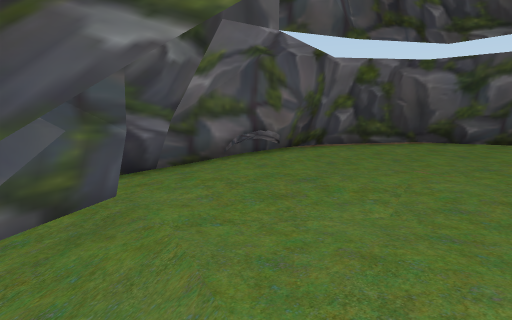
[1] (above)

14 first-person views from a walk through a Unity game level. The camera is 1.4 m above the floor, tilts 8° down and sees 80° across. The floor is counted in squares, 1 m on a side. Each view is taken from the middle of a square. On the plan, view 1 faces up. The plan holds only what a view shows up to about 14 squares ahead; the rest is blank. The place goes on beyond the plan. Some animated figures are left out. Some surface patterns are stand-ins.

[2]
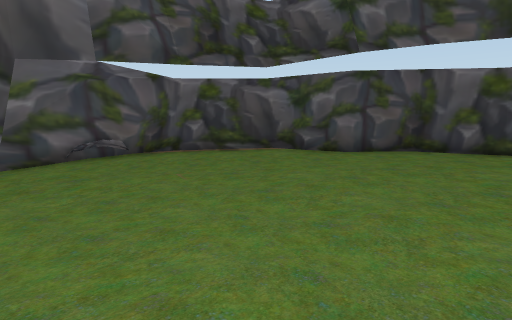

[3]
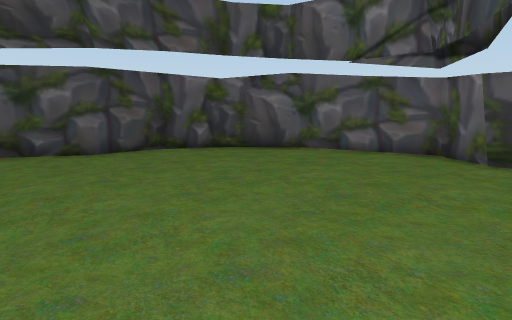

[4]
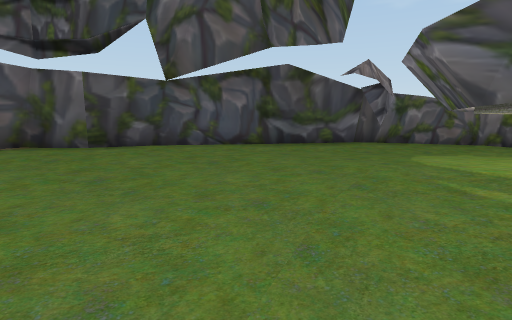

[5]
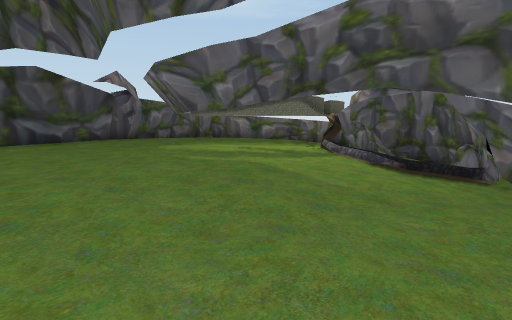

[6]
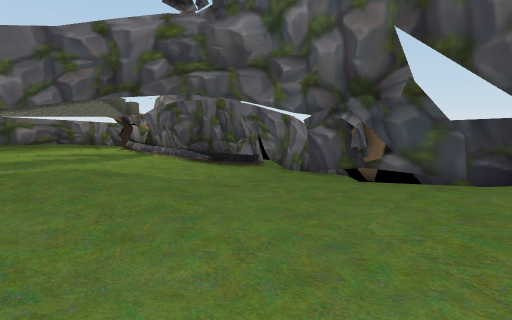

[7]
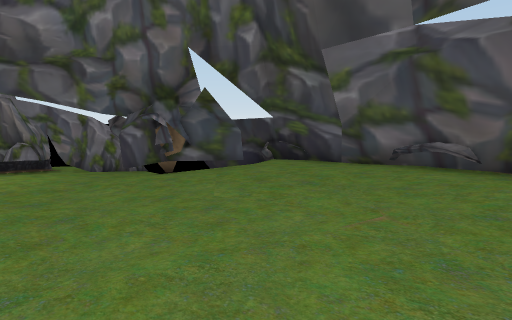

[8]
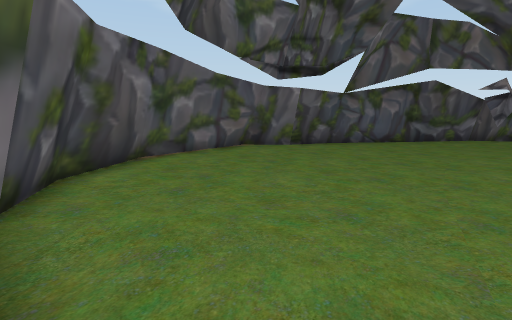

[9]
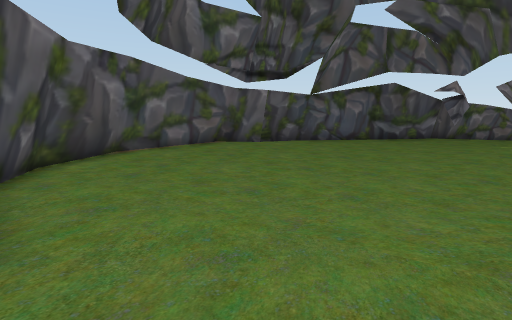

[10]
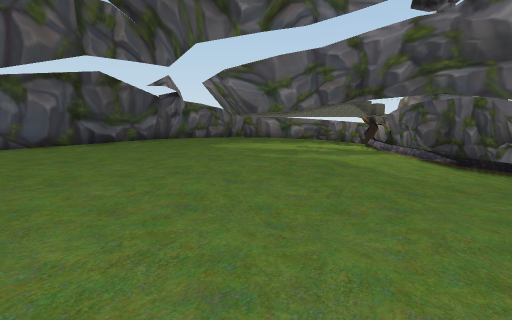

[11]
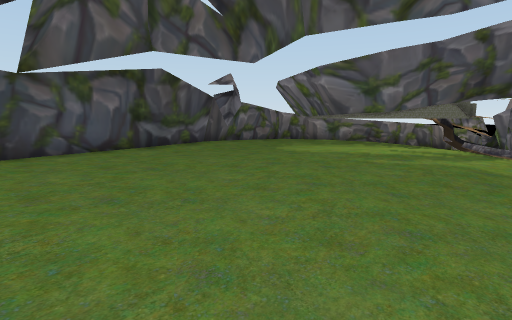

[12]
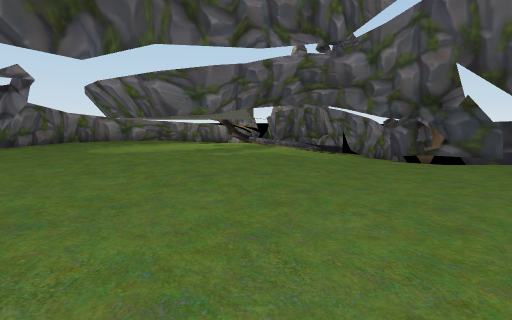

[13]
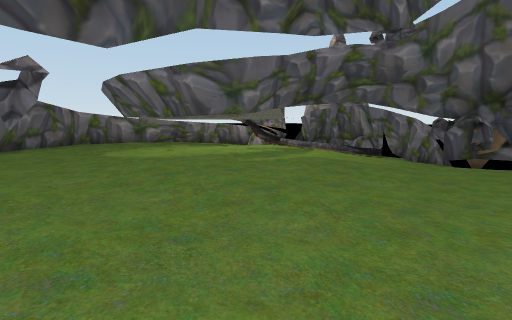

[14]
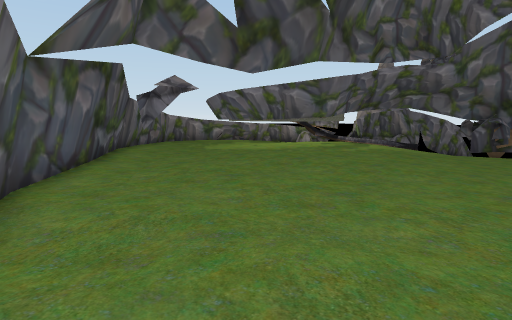

### Floor plan
Key: @ floor where view 1 was taken; # wall or solid block; . main floor; : floor 0.25 m higher than the main floor; - floor 0.25 m lower than the main floor; _ floor 0.5 m lower than the main floor; / step, stairs or slope; = window, fence, low wall or low ledge; ≈ water the walk keeps out of; ^ raised ledge.
Columns run from 5 left of view 1 to 19 right of it. Each row starts with its distance up from view 1.
 13            ≈=
 12        ≈######^
 11       ≈##.....####^
 10      ^#...........##^
  9    ^##.............:#^
  8   ^#...............::#^
  7  ^#--...............::#=
  6 ^#-------............:#=
  5 ##-------............::#
  4 ##_#------...........::#
  3  ###------...........::#
  2  ^##_-----...........::#
  1  ^###---..............:#^
  0  ^##_@-...............#^
 -1   ^#-/...::::........:#
 -2  ^^###..::::::.......#^
 -3  ^^# ##:###::::......#^
 -4    ####^^^^#:::.....#^
 -5    ^#^^^  ^^#:......#
 -6      ^^    ^^:.....#^
 -7     ^^#     ^.....#^
 -8     ^^#     # ....#
 -9            ^#   .#^
-10                ##^
-11                #^
-12               ##
-13             ^#^
-14             ^

Positions as (right, up) in squares from view 1, and headings:
1: (0, 0), facing up
2: (6, -2), facing up
3: (6, -2), facing up-right
4: (5, 3), facing down-right
5: (4, 6), facing down
6: (6, 6), facing down-left
7: (8, 5), facing left
8: (8, 11), facing down-right
9: (6, 11), facing down-right
10: (6, 7), facing down
11: (9, 6), facing down
12: (12, 6), facing down-left
13: (12, 4), facing down-left
14: (17, 4), facing down-left
